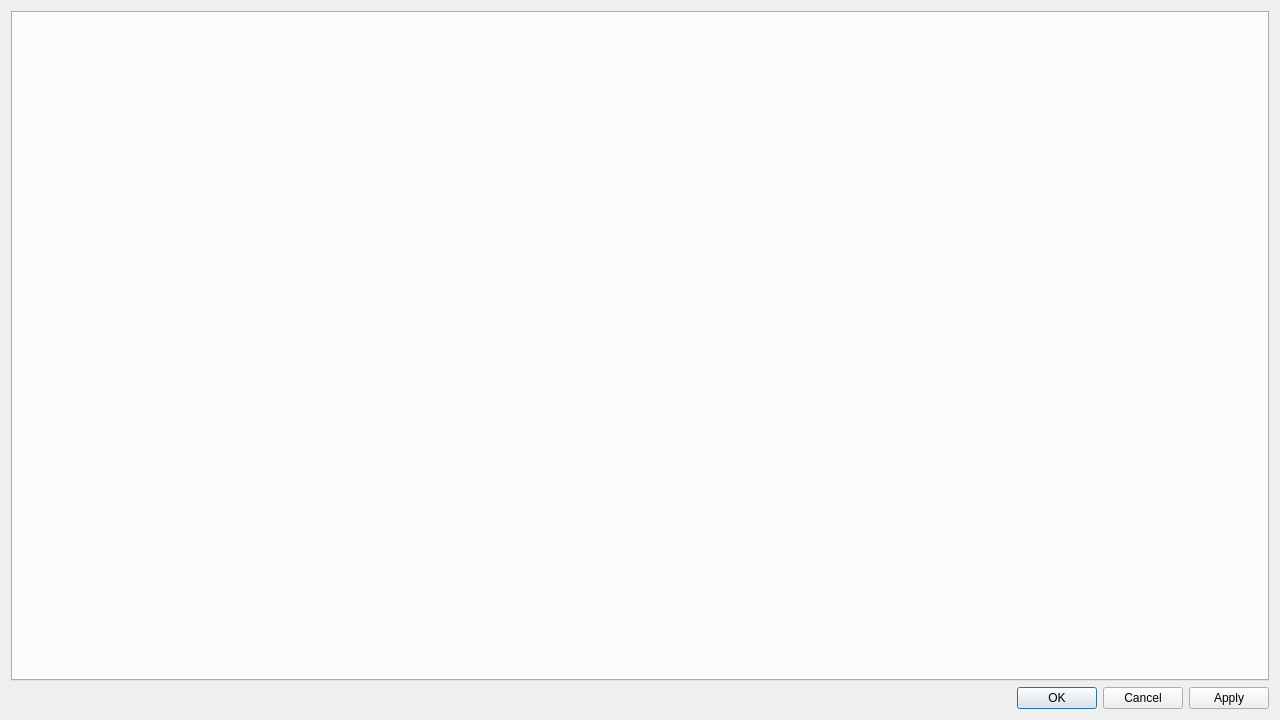
<?xml version="1.0" encoding="UTF-8"?>
<ui version="4.0">
 <class>ItemEditor</class>
 <widget class="QDialog" name="ItemEditor">
  <property name="geometry">
   <rect>
    <x>0</x>
    <y>0</y>
    <width>1280</width>
    <height>720</height>
   </rect>
  </property>
  <property name="sizePolicy">
   <sizepolicy hsizetype="Preferred" vsizetype="Preferred">
    <horstretch>0</horstretch>
    <verstretch>0</verstretch>
   </sizepolicy>
  </property>
  <property name="windowTitle">
   <string>Item Editor</string>
  </property>
  <layout class="QVBoxLayout" name="verticalLayout">
   <item>
    <widget class="QTabWidget" name="tabWidget">
     <property name="currentIndex">
      <number>-1</number>
     </property>
    </widget>
   </item>
   <item>
    <widget class="QDialogButtonBox" name="buttonBox">
     <property name="orientation">
      <enum>Qt::Horizontal</enum>
     </property>
     <property name="standardButtons">
      <set>QDialogButtonBox::Apply|QDialogButtonBox::Cancel|QDialogButtonBox::Ok</set>
     </property>
    </widget>
   </item>
  </layout>
 </widget>
 <resources/>
 <connections>
  <connection>
   <sender>buttonBox</sender>
   <signal>rejected()</signal>
   <receiver>ItemEditor</receiver>
   <slot>reject()</slot>
   <hints>
    <hint type="sourcelabel">
     <x>316</x>
     <y>260</y>
    </hint>
    <hint type="destinationlabel">
     <x>286</x>
     <y>274</y>
    </hint>
   </hints>
  </connection>
  <connection>
   <sender>buttonBox</sender>
   <signal>accepted()</signal>
   <receiver>ItemEditor</receiver>
   <slot>accept()</slot>
   <hints>
    <hint type="sourcelabel">
     <x>248</x>
     <y>254</y>
    </hint>
    <hint type="destinationlabel">
     <x>157</x>
     <y>274</y>
    </hint>
   </hints>
  </connection>
 </connections>
</ui>
